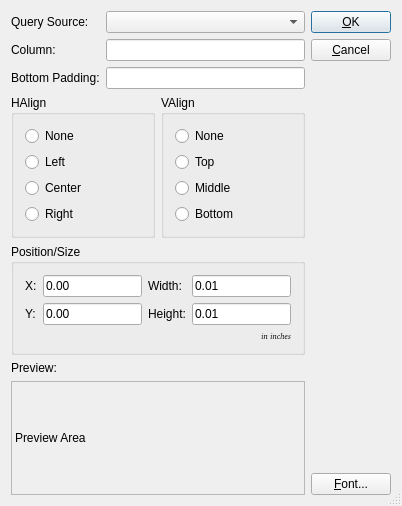
<ui version="4.0" >
 <author></author>
 <comment> * OpenRPT report writer and rendering engine
 * Copyright (C) 2001-2007 by OpenMFG, LLC
 *
 * This library is free software; you can redistribute it and/or
 * modify it under the terms of the GNU Lesser General Public
 * License as published by the Free Software Foundation; either
 * version 2.1 of the License, or (at your option) any later version.
 *
 * This library is distributed in the hope that it will be useful,
 * but WITHOUT ANY WARRANTY; without even the implied warranty of
 * MERCHANTABILITY or FITNESS FOR A PARTICULAR PURPOSE. See the GNU
 * Lesser General Public License for more details.
 *
 * You should have received a copy of the GNU Lesser General Public
 * License along with this library; if not, write to the Free Software
 * Foundation, Inc., 59 Temple Place, Suite 330, Boston, MA 02111-1307 USA
 * Please contact info@openmfg.com with any questions on this license.</comment>
 <exportmacro></exportmacro>
 <class>TextEditor</class>
 <widget class="QDialog" name="TextEditor" >
  <property name="geometry" >
   <rect>
    <x>0</x>
    <y>0</y>
    <width>402</width>
    <height>506</height>
   </rect>
  </property>
  <property name="sizePolicy" >
   <sizepolicy>
    <hsizetype>1</hsizetype>
    <vsizetype>1</vsizetype>
    <horstretch>0</horstretch>
    <verstretch>0</verstretch>
   </sizepolicy>
  </property>
  <property name="windowTitle" >
   <string>Properties (Text)</string>
  </property>
  <property name="sizeGripEnabled" >
   <bool>true</bool>
  </property>
  <layout class="QHBoxLayout" >
   <property name="margin" >
    <number>11</number>
   </property>
   <property name="spacing" >
    <number>6</number>
   </property>
   <item>
    <layout class="QVBoxLayout" >
     <property name="margin" >
      <number>0</number>
     </property>
     <property name="spacing" >
      <number>6</number>
     </property>
     <item>
      <layout class="QGridLayout" >
       <property name="margin" >
        <number>0</number>
       </property>
       <property name="spacing" >
        <number>6</number>
       </property>
       <item row="0" column="1" >
        <widget class="QComboBox" name="cbQuery" />
       </item>
       <item row="2" column="0" >
        <widget class="QLabel" name="TextLabel1_4" >
         <property name="text" >
          <string>Bottom Padding:</string>
         </property>
        </widget>
       </item>
       <item row="2" column="1" >
        <widget class="QLineEdit" name="tbBottompad" />
       </item>
       <item row="1" column="1" >
        <widget class="QLineEdit" name="tbColumn" />
       </item>
       <item row="0" column="0" >
        <widget class="QLabel" name="TextLabel1_3" >
         <property name="text" >
          <string>Query Source:</string>
         </property>
        </widget>
       </item>
       <item row="1" column="0" >
        <widget class="QLabel" name="TextLabel1" >
         <property name="sizePolicy" >
          <sizepolicy>
           <hsizetype>5</hsizetype>
           <vsizetype>1</vsizetype>
           <horstretch>0</horstretch>
           <verstretch>0</verstretch>
          </sizepolicy>
         </property>
         <property name="text" >
          <string>Column:</string>
         </property>
        </widget>
       </item>
      </layout>
     </item>
     <item>
      <layout class="QHBoxLayout" >
       <property name="margin" >
        <number>0</number>
       </property>
       <property name="spacing" >
        <number>6</number>
       </property>
       <item>
        <widget class="QGroupBox" name="bgHAlign" >
         <property name="sizePolicy" >
          <sizepolicy>
           <hsizetype>5</hsizetype>
           <vsizetype>1</vsizetype>
           <horstretch>0</horstretch>
           <verstretch>0</verstretch>
          </sizepolicy>
         </property>
         <property name="title" >
          <string>HAlign</string>
         </property>
         <layout class="QVBoxLayout" >
          <property name="margin" >
           <number>11</number>
          </property>
          <property name="spacing" >
           <number>6</number>
          </property>
          <item>
           <widget class="QRadioButton" name="rbHAlignNone" >
            <property name="text" >
             <string>None</string>
            </property>
           </widget>
          </item>
          <item>
           <widget class="QRadioButton" name="rbHAlignLeft" >
            <property name="text" >
             <string>Left</string>
            </property>
           </widget>
          </item>
          <item>
           <widget class="QRadioButton" name="rbHAlignCenter" >
            <property name="text" >
             <string>Center</string>
            </property>
           </widget>
          </item>
          <item>
           <widget class="QRadioButton" name="rbHAlignRight" >
            <property name="text" >
             <string>Right</string>
            </property>
           </widget>
          </item>
         </layout>
        </widget>
       </item>
       <item>
        <widget class="QGroupBox" name="bgVAlign" >
         <property name="sizePolicy" >
          <sizepolicy>
           <hsizetype>5</hsizetype>
           <vsizetype>1</vsizetype>
           <horstretch>0</horstretch>
           <verstretch>0</verstretch>
          </sizepolicy>
         </property>
         <property name="title" >
          <string>VAlign</string>
         </property>
         <layout class="QVBoxLayout" >
          <property name="margin" >
           <number>11</number>
          </property>
          <property name="spacing" >
           <number>6</number>
          </property>
          <item>
           <widget class="QRadioButton" name="rbVAlignNone" >
            <property name="text" >
             <string>None</string>
            </property>
           </widget>
          </item>
          <item>
           <widget class="QRadioButton" name="rbVAlignTop" >
            <property name="text" >
             <string>Top</string>
            </property>
           </widget>
          </item>
          <item>
           <widget class="QRadioButton" name="rbVAlignMiddle" >
            <property name="text" >
             <string>Middle</string>
            </property>
           </widget>
          </item>
          <item>
           <widget class="QRadioButton" name="rbVAlignBottom" >
            <property name="text" >
             <string>Bottom</string>
            </property>
           </widget>
          </item>
         </layout>
        </widget>
       </item>
      </layout>
     </item>
     <item>
      <widget class="QGroupBox" name="GroupBox1" >
       <property name="title" >
        <string>Position/Size</string>
       </property>
       <layout class="QGridLayout" >
        <property name="margin" >
         <number>11</number>
        </property>
        <property name="spacing" >
         <number>6</number>
        </property>
        <item row="1" column="3" >
         <widget class="QLineEdit" name="leHeight" >
          <property name="text" >
           <string>0.01</string>
          </property>
         </widget>
        </item>
        <item row="0" column="3" >
         <widget class="QLineEdit" name="leWidth" >
          <property name="text" >
           <string>0.01</string>
          </property>
         </widget>
        </item>
        <item row="1" column="0" >
         <widget class="QLabel" name="TextLabel2" >
          <property name="text" >
           <string>Y:</string>
          </property>
         </widget>
        </item>
        <item row="1" column="2" >
         <widget class="QLabel" name="TextLabel4" >
          <property name="text" >
           <string>Height:</string>
          </property>
         </widget>
        </item>
        <item row="0" column="0" >
         <widget class="QLabel" name="TextLabel1_3_2" >
          <property name="text" >
           <string>X:</string>
          </property>
         </widget>
        </item>
        <item row="0" column="2" >
         <widget class="QLabel" name="TextLabel3" >
          <property name="text" >
           <string>Width:</string>
          </property>
         </widget>
        </item>
        <item row="2" column="3" >
         <widget class="QLabel" name="TextLabel5" >
          <property name="font" >
           <font>
            <family>Helvetica [Cronyx]</family>
            <pointsize>6</pointsize>
            <weight>50</weight>
            <italic>true</italic>
            <bold>false</bold>
            <underline>false</underline>
            <strikeout>false</strikeout>
           </font>
          </property>
          <property name="text" >
           <string>in inches</string>
          </property>
          <property name="textFormat" >
           <enum>Qt::AutoText</enum>
          </property>
          <property name="alignment" >
           <set>Qt::AlignRight|Qt::AlignTrailing|Qt::AlignVCenter</set>
          </property>
         </widget>
        </item>
        <item row="1" column="1" >
         <widget class="QLineEdit" name="leYPos" >
          <property name="text" >
           <string>0.00</string>
          </property>
         </widget>
        </item>
        <item row="0" column="1" >
         <widget class="QLineEdit" name="leXPos" >
          <property name="text" >
           <string>0.00</string>
          </property>
         </widget>
        </item>
       </layout>
      </widget>
     </item>
     <item>
      <widget class="QLabel" name="TextLabel1_2" >
       <property name="sizePolicy" >
        <sizepolicy>
         <hsizetype>5</hsizetype>
         <vsizetype>1</vsizetype>
         <horstretch>0</horstretch>
         <verstretch>0</verstretch>
        </sizepolicy>
       </property>
       <property name="text" >
        <string>Preview:</string>
       </property>
      </widget>
     </item>
     <item>
      <widget class="QLabel" name="labelPreview" >
       <property name="sizePolicy" >
        <sizepolicy>
         <hsizetype>5</hsizetype>
         <vsizetype>7</vsizetype>
         <horstretch>0</horstretch>
         <verstretch>0</verstretch>
        </sizepolicy>
       </property>
       <property name="minimumSize" >
        <size>
         <width>0</width>
         <height>42</height>
        </size>
       </property>
       <property name="frameShape" >
        <enum>QFrame::StyledPanel</enum>
       </property>
       <property name="frameShadow" >
        <enum>QFrame::Sunken</enum>
       </property>
       <property name="text" >
        <string>Preview Area</string>
       </property>
       <property name="alignment" >
        <set>Qt::AlignVCenter</set>
       </property>
      </widget>
     </item>
    </layout>
   </item>
   <item>
    <layout class="QVBoxLayout" >
     <property name="margin" >
      <number>0</number>
     </property>
     <property name="spacing" >
      <number>6</number>
     </property>
     <item>
      <widget class="QPushButton" name="buttonOk" >
       <property name="text" >
        <string>&amp;OK</string>
       </property>
       <property name="shortcut" >
        <string>Alt+O</string>
       </property>
       <property name="autoDefault" >
        <bool>true</bool>
       </property>
       <property name="default" >
        <bool>true</bool>
       </property>
      </widget>
     </item>
     <item>
      <widget class="QPushButton" name="buttonCancel" >
       <property name="text" >
        <string>&amp;Cancel</string>
       </property>
       <property name="shortcut" >
        <string>Alt+C</string>
       </property>
       <property name="autoDefault" >
        <bool>true</bool>
       </property>
      </widget>
     </item>
     <item>
      <spacer>
       <property name="orientation" >
        <enum>Qt::Vertical</enum>
       </property>
       <property name="sizeType" >
        <enum>QSizePolicy::Expanding</enum>
       </property>
       <property name="sizeHint" >
        <size>
         <width>20</width>
         <height>20</height>
        </size>
       </property>
      </spacer>
     </item>
     <item>
      <widget class="QPushButton" name="btnFont" >
       <property name="text" >
        <string>&amp;Font...</string>
       </property>
      </widget>
     </item>
    </layout>
   </item>
  </layout>
 </widget>
 <layoutdefault spacing="6" margin="11" />
 <pixmapfunction>qPixmapFromMimeSource</pixmapfunction>
 <tabstops>
  <tabstop>cbQuery</tabstop>
  <tabstop>tbColumn</tabstop>
  <tabstop>tbBottompad</tabstop>
  <tabstop>rbHAlignNone</tabstop>
  <tabstop>rbHAlignLeft</tabstop>
  <tabstop>rbHAlignCenter</tabstop>
  <tabstop>rbHAlignRight</tabstop>
  <tabstop>rbVAlignNone</tabstop>
  <tabstop>rbVAlignTop</tabstop>
  <tabstop>rbVAlignMiddle</tabstop>
  <tabstop>rbVAlignBottom</tabstop>
  <tabstop>leXPos</tabstop>
  <tabstop>leWidth</tabstop>
  <tabstop>leYPos</tabstop>
  <tabstop>leHeight</tabstop>
  <tabstop>btnFont</tabstop>
  <tabstop>buttonOk</tabstop>
  <tabstop>buttonCancel</tabstop>
 </tabstops>
 <resources/>
 <connections>
  <connection>
   <sender>buttonOk</sender>
   <signal>clicked()</signal>
   <receiver>TextEditor</receiver>
   <slot>accept()</slot>
   <hints>
    <hint type="sourcelabel" >
     <x>20</x>
     <y>20</y>
    </hint>
    <hint type="destinationlabel" >
     <x>20</x>
     <y>20</y>
    </hint>
   </hints>
  </connection>
  <connection>
   <sender>buttonCancel</sender>
   <signal>clicked()</signal>
   <receiver>TextEditor</receiver>
   <slot>reject()</slot>
   <hints>
    <hint type="sourcelabel" >
     <x>20</x>
     <y>20</y>
    </hint>
    <hint type="destinationlabel" >
     <x>20</x>
     <y>20</y>
    </hint>
   </hints>
  </connection>
 </connections>
</ui>
